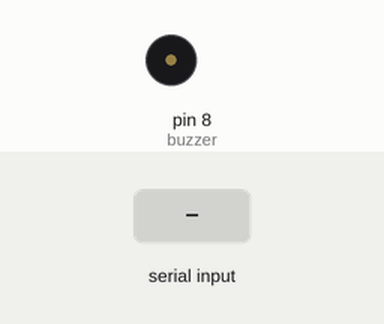
This sketch was run on a simulated Arduino Uno, built with avr-gcc and run on an emulated ATmega328P. Shown: buzzer (waves = sounding). The inputs (shaded band) are chosen by the test bench. What the sketch prints to the serial monitor is not drawn.

Above: at 1.2 s.
1.3 s: "q" received over Serial
At 1.45 s:
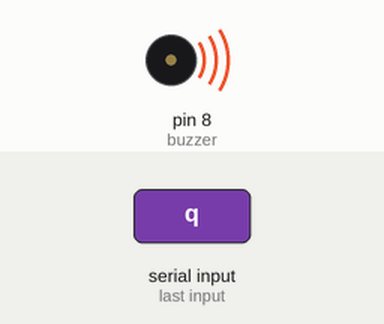
Timing chart, 0 to 4.3 s (numbered marks = the images above; inputs shaded):
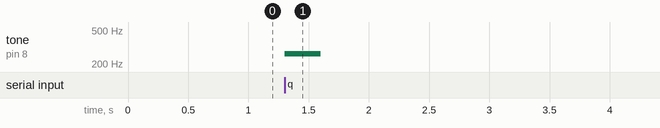

Measured:
- after the input at 1.3 s, tone on pin 8 (buzzer): silent → 262 Hz at once, → silent 0.30 s later

The sketch:

miniPiano.ino
```cpp
#include "pitches.h"

const int buzzer = 8;  // Connect passive buzzer to pin 8

void setup() {
  pinMode(buzzer, OUTPUT);
  Serial.begin(9600);
  Serial.println("Virtual Piano Ready. Type keys QWERTYUIOP or 1234567890-");
}

void loop() {
  if (Serial.available()) {
    char key = Serial.read();
    int note = getNoteFromKey(key);
    if (note > 0) {
      tone(buzzer, note);
      delay(300); // play duration
      noTone(buzzer);
    }
  }
}

// Map keyboard characters to frequencies
int getNoteFromKey(char key) {
  switch (key) {
    case 'q': return NOTE_C4;
    case 'w': return NOTE_D4;
    case 'e': return NOTE_E4;
    case 'r': return NOTE_F4;
    case 't': return NOTE_G4;
    case 'y': return NOTE_A4;
    case 'u': return NOTE_B4;
    case 'i': return NOTE_C5;
    case 'o': return NOTE_D5;
    case 'p': return NOTE_E5;

    // black keys (sharps)
    case '1': return NOTE_CS4;
    case '2': return NOTE_DS4;
    case '4': return NOTE_FS4;
    case '5': return NOTE_GS4;
    case '6': return NOTE_AS4;
    case '8': return NOTE_CS5;
    case '9': return NOTE_DS5;
    case '0': return NOTE_FS5;
    case '-': return NOTE_GS5;

    default: return 0;
  }
}
```
